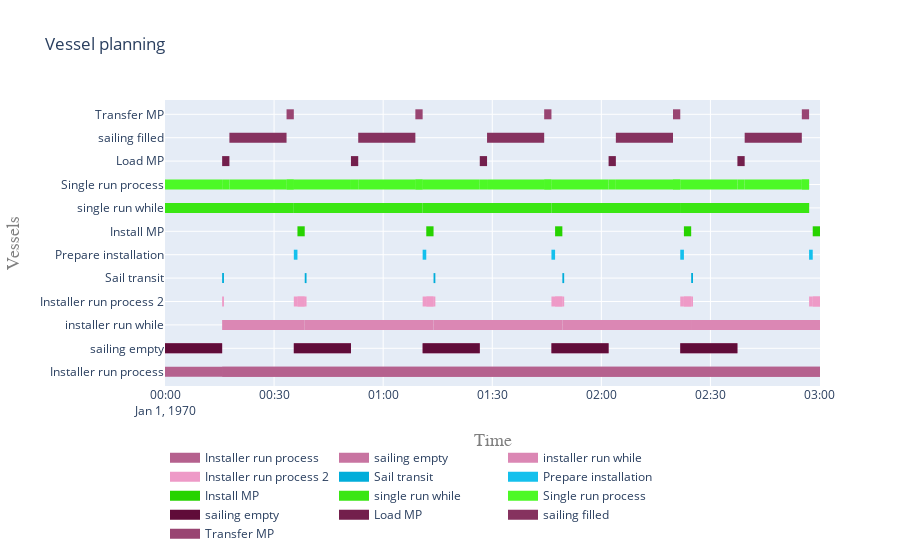

This figure's notebook cell:
### Code cell
plot.vessel_planning([*model.get_subprocesses(installer_proc), *model.get_subprocesses(vessel_proc)])

### Figure 1 — Plotly figure (JSON) as saved in the notebook; plotly's stock layout.template omitted (floating-point values rounded to 4 significant figures)
{"data": [{"connectgaps": false, "hoverinfo": "y+name", "line": {"color": "rgb(181,97,142)", "width": 10}, "mode": "lines", "name": "Installer run process", "type": "scatter", "x": ["1970-01-01T00:00:00", "1970-01-01T00:00:00", "1970-01-01T00:15:42.824591", "1970-01-01T00:15:42.824591", "1970-01-01T00:15:42.824591", "1970-01-01T00:15:42.824591", "1970-01-01T00:15:42.824591", "1970-01-01T03:00:08.245913", "1970-01-01T03:00:08.245913", "1970-01-01T03:00:08.245913", "1970-01-01T00:15:42.824591", "1970-01-01T00:15:42.824591", "1970-01-01T03:00:08.245913", "1970-01-01T03:00:08.245913", "1970-01-01T03:00:08.245913"], "y": ["Installer run process", "Installer run process", "Installer run process", "Installer run process", null, "Installer run process", "Installer run process", "Installer run process", "Installer run process", null, "Installer run process", "Installer run process", "Installer run process", "Installer run process", null]}, {"connectgaps": false, "hoverinfo": "y+name", "line": {"color": "rgb(200,116,161)", "width": 10}, "mode": "lines", "name": "sailing empty", "type": "scatter", "x": ["1970-01-01T00:00:00", "1970-01-01T00:00:00", "1970-01-01T00:15:42.824591", "1970-01-01T00:15:42.824591", "1970-01-01T00:15:42.824591", "1970-01-01T00:00:00", "1970-01-01T00:00:00", "1970-01-01T00:00:00", "1970-01-01T00:00:00", "1970-01-01T00:00:00", "1970-01-01T00:35:25.649183", "1970-01-01T00:35:25.649183", "1970-01-01T00:51:08.473774", "1970-01-01T00:51:08.473774", "1970-01-01T00:51:08.473774", "1970-01-01T01:10:51.298365", "1970-01-01T01:10:51.298365", "1970-01-01T01:26:34.122956", "1970-01-01T01:26:34.122956", "1970-01-01T01:26:34.122956", "1970-01-01T01:46:16.947548", "1970-01-01T01:46:16.947548", "1970-01-01T02:01:59.772139", "1970-01-01T02:01:59.772139", "1970-01-01T02:01:59.772139", "1970-01-01T02:21:42.596730", "1970-01-01T02:21:42.596730", "1970-01-01T02:37:25.421321", "1970-01-01T02:37:25.421321", "1970-01-01T02:37:25.421321"], "y": ["sailing empty", "sailing empty", "sailing empty", "sailing empty", null, "sailing empty", "sailing empty", "sailing empty", "sailing empty", null, "sailing empty", "sailing empty", "sailing empty", "sailing empty", null, "sailing empty", "sailing empty", "sailing empty", "sailing empty", null, "sailing empty", "sailing empty", "sailing empty", "sailing empty", null, "sailing empty", "sailing empty", "sailing empty", "sailing empty", null]}, {"connectgaps": false, "hoverinfo": "y+name", "line": {"color": "rgb(219,135,180)", "width": 10}, "mode": "lines", "name": "installer run while", "type": "scatter", "x": ["1970-01-01T00:15:42.824591", "1970-01-01T00:15:42.824591", "1970-01-01T00:38:25.649183", "1970-01-01T00:38:25.649183", "1970-01-01T00:38:25.649183", "1970-01-01T00:38:25.649183", "1970-01-01T00:38:25.649183", "1970-01-01T01:13:51.298365", "1970-01-01T01:13:51.298365", "1970-01-01T01:13:51.298365", "1970-01-01T01:13:51.298365", "1970-01-01T01:13:51.298365", "1970-01-01T01:49:16.947548", "1970-01-01T01:49:16.947548", "1970-01-01T01:49:16.947548", "1970-01-01T01:49:16.947548", "1970-01-01T01:49:16.947548", "1970-01-01T02:24:42.596730", "1970-01-01T02:24:42.596730", "1970-01-01T02:24:42.596730", "1970-01-01T02:24:42.596730", "1970-01-01T02:24:42.596730", "1970-01-01T03:00:08.245913", "1970-01-01T03:00:08.245913", "1970-01-01T03:00:08.245913", "1970-01-01T02:24:42.596730", "1970-01-01T02:24:42.596730", "1970-01-01T03:00:08.245913", "1970-01-01T03:00:08.245913", "1970-01-01T03:00:08.245913"], "y": ["installer run while", "installer run while", "installer run while", "installer run while", null, "installer run while", "installer run while", "installer run while", "installer run while", null, "installer run while", "installer run while", "installer run while", "installer run while", null, "installer run while", "installer run while", "installer run while", "installer run while", null, "installer run while", "installer run while", "installer run while", "installer run while", null, "installer run while", "installer run while", "installer run while", "installer run while", null]}, {"connectgaps": false, "hoverinfo": "y+name", "line": {"color": "rgb(238,154,199)", "width": 10}, "mode": "lines", "name": "Installer run process 2", "type": "scatter", "x": ["1970-01-01T00:15:42.824591", "1970-01-01T00:15:42.824591", "1970-01-01T00:16:12.824591", "1970-01-01T00:16:12.824591", "1970-01-01T00:16:12.824591", "1970-01-01T00:35:25.649183", "1970-01-01T00:35:25.649183", "1970-01-01T00:36:25.649183", "1970-01-01T00:36:25.649183", "1970-01-01T00:36:25.649183", "1970-01-01T00:36:25.649183", "1970-01-01T00:36:25.649183", "1970-01-01T00:38:25.649183", "1970-01-01T00:38:25.649183", "1970-01-01T00:38:25.649183", "1970-01-01T00:36:25.649183", "1970-01-01T00:36:25.649183", "1970-01-01T00:38:25.649183", "1970-01-01T00:38:25.649183", "1970-01-01T00:38:25.649183", "1970-01-01T00:38:25.649183", "1970-01-01T00:38:25.649183", "1970-01-01T00:38:55.649183", "1970-01-01T00:38:55.649183", "1970-01-01T00:38:55.649183", "1970-01-01T01:10:51.298365", "1970-01-01T01:10:51.298365", "1970-01-01T01:11:51.298365", "1970-01-01T01:11:51.298365", "1970-01-01T01:11:51.298365", "1970-01-01T01:11:51.298365", "1970-01-01T01:11:51.298365", "1970-01-01T01:13:51.298365", "1970-01-01T01:13:51.298365", "1970-01-01T01:13:51.298365", "1970-01-01T01:11:51.298365", "1970-01-01T01:11:51.298365", "1970-01-01T01:13:51.298365", "1970-01-01T01:13:51.298365", "1970-01-01T01:13:51.298365", "1970-01-01T01:13:51.298365", "1970-01-01T01:13:51.298365", "1970-01-01T01:14:21.298365", "1970-01-01T01:14:21.298365", "1970-01-01T01:14:21.298365", "1970-01-01T01:46:16.947548", "1970-01-01T01:46:16.947548", "1970-01-01T01:47:16.947548", "1970-01-01T01:47:16.947548", "1970-01-01T01:47:16.947548", "1970-01-01T01:47:16.947548", "1970-01-01T01:47:16.947548", "1970-01-01T01:49:16.947548", "1970-01-01T01:49:16.947548", "1970-01-01T01:49:16.947548", "1970-01-01T01:47:16.947548", "1970-01-01T01:47:16.947548", "1970-01-01T01:49:16.947548", "1970-01-01T01:49:16.947548", "1970-01-01T01:49:16.947548", "1970-01-01T01:49:16.947548", "1970-01-01T01:49:16.947548", "1970-01-01T01:49:46.947548", "1970-01-01T01:49:46.947548", "1970-01-01T01:49:46.947548", "1970-01-01T02:21:42.596730", "1970-01-01T02:21:42.596730", "1970-01-01T02:22:42.596730", "1970-01-01T02:22:42.596730", "1970-01-01T02:22:42.596730", "1970-01-01T02:22:42.596730", "1970-01-01T02:22:42.596730", "1970-01-01T02:24:42.596730", "1970-01-01T02:24:42.596730", "1970-01-01T02:24:42.596730", "1970-01-01T02:22:42.596730", "1970-01-01T02:22:42.596730", "1970-01-01T02:24:42.596730", "1970-01-01T02:24:42.596730", "1970-01-01T02:24:42.596730", "1970-01-01T02:24:42.596730", "1970-01-01T02:24:42.596730", "1970-01-01T02:25:12.596730", "1970-01-01T02:25:12.596730", "1970-01-01T02:25:12.596730", "1970-01-01T02:57:08.245913", "1970-01-01T02:57:08.245913", "1970-01-01T02:58:08.245913", "1970-01-01T02:58:08.245913", "1970-01-01T02:58:08.245913", "1970-01-01T02:58:08.245913", "1970-01-01T02:58:08.245913", "1970-01-01T03:00:08.245913", "1970-01-01T03:00:08.245913", "1970-01-01T03:00:08.245913", "1970-01-01T02:58:08.245913", "1970-01-01T02:58:08.245913", "1970-01-01T03:00:08.245913", "1970-01-01T03:00:08.245913", "1970-01-01T03:00:08.245913"], "y": ["Installer run process 2", "Installer run process 2", "Installer run process 2", "Installer run process 2", null, "Installer run process 2", "Installer run process 2", "Installer run process 2", "Installer run process 2", null, "Installer run process 2", "Installer run process 2", "Installer run process 2", "Installer run process 2", null, "Installer run process 2", "Installer run process 2", "Installer run process 2", "Installer run process 2", null, "Installer run process 2", "Installer run process 2", "Installer run process 2", "Installer run process 2", null, "Installer run process 2", "Installer run process 2", "Installer run process 2", "Installer run process 2", null, "Installer run process 2", "Installer run process 2", "Installer run process 2", "Installer run process 2", null, "Installer run process 2", "Installer run process 2", "Installer run process 2", "Installer run process 2", null, "Installer run process 2", "Installer run process 2", "Installer run process 2", "Installer run process 2", null, "Installer run process 2", "Installer run process 2", "Installer run process 2", "Installer run process 2", null, "Installer run process 2", "Installer run process 2", "Installer run process 2", "Installer run process 2", null, "Installer run process 2", "Installer run process 2", "Installer run process 2", "Installer run process 2", null, "Installer run process 2", "Installer run process 2", "Installer run process 2", "Installer run process 2", null, "Installer run process 2", "Installer run process 2", "Installer run process 2", "Installer run process 2", null, "Installer run process 2", "Installer run process 2", "Installer run process 2", "Installer run process 2", null, "Installer run process 2", "Installer run process 2", "Installer run process 2", "Installer run process 2", null, "Installer run process 2", "Installer run process 2", "Installer run process 2", "Installer run process 2", null, "Installer run process 2", "Installer run process 2", "Installer run process 2", "Installer run process 2", null, "Installer run process 2", "Installer run process 2", "Installer run process 2", "Installer run process 2", null, "Installer run process 2", "Installer run process 2", "Installer run process 2", "Installer run process 2", null]}, {"connectgaps": false, "hoverinfo": "y+name", "line": {"color": "rgb(1,173,218)", "width": 10}, "mode": "lines", "name": "Sail transit", "type": "scatter", "x": ["1970-01-01T00:15:42.824591", "1970-01-01T00:15:42.824591", "1970-01-01T00:16:12.824591", "1970-01-01T00:16:12.824591", "1970-01-01T00:16:12.824591", "1970-01-01T00:38:25.649183", "1970-01-01T00:38:25.649183", "1970-01-01T00:38:55.649183", "1970-01-01T00:38:55.649183", "1970-01-01T00:38:55.649183", "1970-01-01T01:13:51.298365", "1970-01-01T01:13:51.298365", "1970-01-01T01:14:21.298365", "1970-01-01T01:14:21.298365", "1970-01-01T01:14:21.298365", "1970-01-01T01:49:16.947548", "1970-01-01T01:49:16.947548", "1970-01-01T01:49:46.947548", "1970-01-01T01:49:46.947548", "1970-01-01T01:49:46.947548", "1970-01-01T02:24:42.596730", "1970-01-01T02:24:42.596730", "1970-01-01T02:25:12.596730", "1970-01-01T02:25:12.596730", "1970-01-01T02:25:12.596730"], "y": ["Sail transit", "Sail transit", "Sail transit", "Sail transit", null, "Sail transit", "Sail transit", "Sail transit", "Sail transit", null, "Sail transit", "Sail transit", "Sail transit", "Sail transit", null, "Sail transit", "Sail transit", "Sail transit", "Sail transit", null, "Sail transit", "Sail transit", "Sail transit", "Sail transit", null]}, {"connectgaps": false, "hoverinfo": "y+name", "line": {"color": "rgb(20,192,237)", "width": 10}, "mode": "lines", "name": "Prepare installation", "type": "scatter", "x": ["1970-01-01T00:35:25.649183", "1970-01-01T00:35:25.649183", "1970-01-01T00:36:25.649183", "1970-01-01T00:36:25.649183", "1970-01-01T00:36:25.649183", "1970-01-01T01:10:51.298365", "1970-01-01T01:10:51.298365", "1970-01-01T01:11:51.298365", "1970-01-01T01:11:51.298365", "1970-01-01T01:11:51.298365", "1970-01-01T01:46:16.947548", "1970-01-01T01:46:16.947548", "1970-01-01T01:47:16.947548", "1970-01-01T01:47:16.947548", "1970-01-01T01:47:16.947548", "1970-01-01T02:21:42.596730", "1970-01-01T02:21:42.596730", "1970-01-01T02:22:42.596730", "1970-01-01T02:22:42.596730", "1970-01-01T02:22:42.596730", "1970-01-01T02:57:08.245913", "1970-01-01T02:57:08.245913", "1970-01-01T02:58:08.245913", "1970-01-01T02:58:08.245913", "1970-01-01T02:58:08.245913"], "y": ["Prepare installation", "Prepare installation", "Prepare installation", "Prepare installation", null, "Prepare installation", "Prepare installation", "Prepare installation", "Prepare installation", null, "Prepare installation", "Prepare installation", "Prepare installation", "Prepare installation", null, "Prepare installation", "Prepare installation", "Prepare installation", "Prepare installation", null, "Prepare installation", "Prepare installation", "Prepare installation", "Prepare installation", null]}, {"connectgaps": false, "hoverinfo": "y+name", "line": {"color": "rgb(39,211,0)", "width": 10}, "mode": "lines", "name": "Install MP", "type": "scatter", "x": ["1970-01-01T00:36:25.649183", "1970-01-01T00:36:25.649183", "1970-01-01T00:38:25.649183", "1970-01-01T00:38:25.649183", "1970-01-01T00:38:25.649183", "1970-01-01T01:11:51.298365", "1970-01-01T01:11:51.298365", "1970-01-01T01:13:51.298365", "1970-01-01T01:13:51.298365", "1970-01-01T01:13:51.298365", "1970-01-01T01:47:16.947548", "1970-01-01T01:47:16.947548", "1970-01-01T01:49:16.947548", "1970-01-01T01:49:16.947548", "1970-01-01T01:49:16.947548", "1970-01-01T02:22:42.596730", "1970-01-01T02:22:42.596730", "1970-01-01T02:24:42.596730", "1970-01-01T02:24:42.596730", "1970-01-01T02:24:42.596730", "1970-01-01T02:58:08.245913", "1970-01-01T02:58:08.245913", "1970-01-01T03:00:08.245913", "1970-01-01T03:00:08.245913", "1970-01-01T03:00:08.245913"], "y": ["Install MP", "Install MP", "Install MP", "Install MP", null, "Install MP", "Install MP", "Install MP", "Install MP", null, "Install MP", "Install MP", "Install MP", "Install MP", null, "Install MP", "Install MP", "Install MP", "Install MP", null, "Install MP", "Install MP", "Install MP", "Install MP", null]}, {"connectgaps": false, "hoverinfo": "y+name", "line": {"color": "rgb(58,230,19)", "width": 10}, "mode": "lines", "name": "single run while", "type": "scatter", "x": ["1970-01-01T00:00:00", "1970-01-01T00:00:00", "1970-01-01T00:35:25.649183", "1970-01-01T00:35:25.649183", "1970-01-01T00:35:25.649183", "1970-01-01T00:35:25.649183", "1970-01-01T00:35:25.649183", "1970-01-01T01:10:51.298365", "1970-01-01T01:10:51.298365", "1970-01-01T01:10:51.298365", "1970-01-01T01:10:51.298365", "1970-01-01T01:10:51.298365", "1970-01-01T01:46:16.947548", "1970-01-01T01:46:16.947548", "1970-01-01T01:46:16.947548", "1970-01-01T01:46:16.947548", "1970-01-01T01:46:16.947548", "1970-01-01T02:21:42.596730", "1970-01-01T02:21:42.596730", "1970-01-01T02:21:42.596730", "1970-01-01T02:21:42.596730", "1970-01-01T02:21:42.596730", "1970-01-01T02:57:08.245913", "1970-01-01T02:57:08.245913", "1970-01-01T02:57:08.245913", "1970-01-01T02:21:42.596730", "1970-01-01T02:21:42.596730", "1970-01-01T02:57:08.245913", "1970-01-01T02:57:08.245913", "1970-01-01T02:57:08.245913"], "y": ["single run while", "single run while", "single run while", "single run while", null, "single run while", "single run while", "single run while", "single run while", null, "single run while", "single run while", "single run while", "single run while", null, "single run while", "single run while", "single run while", "single run while", null, "single run while", "single run while", "single run while", "single run while", null, "single run while", "single run while", "single run while", "single run while", null]}, {"connectgaps": false, "hoverinfo": "y+name", "line": {"color": "rgb(77,249,38)", "width": 10}, "mode": "lines", "name": "Single run process", "type": "scatter", "x": ["1970-01-01T00:00:00", "1970-01-01T00:00:00", "1970-01-01T00:15:42.824591", "1970-01-01T00:15:42.824591", "1970-01-01T00:15:42.824591", "1970-01-01T00:15:42.824591", "1970-01-01T00:15:42.824591", "1970-01-01T00:17:42.824591", "1970-01-01T00:17:42.824591", "1970-01-01T00:17:42.824591", "1970-01-01T00:17:42.824591", "1970-01-01T00:17:42.824591", "1970-01-01T00:33:25.649183", "1970-01-01T00:33:25.649183", "1970-01-01T00:33:25.649183", "1970-01-01T00:33:25.649183", "1970-01-01T00:33:25.649183", "1970-01-01T00:35:25.649183", "1970-01-01T00:35:25.649183", "1970-01-01T00:35:25.649183", "1970-01-01T00:33:25.649183", "1970-01-01T00:33:25.649183", "1970-01-01T00:35:25.649183", "1970-01-01T00:35:25.649183", "1970-01-01T00:35:25.649183", "1970-01-01T00:35:25.649183", "1970-01-01T00:35:25.649183", "1970-01-01T00:51:08.473774", "1970-01-01T00:51:08.473774", "1970-01-01T00:51:08.473774", "1970-01-01T00:51:08.473774", "1970-01-01T00:51:08.473774", "1970-01-01T00:53:08.473774", "1970-01-01T00:53:08.473774", "1970-01-01T00:53:08.473774", "1970-01-01T00:53:08.473774", "1970-01-01T00:53:08.473774", "1970-01-01T01:08:51.298365", "1970-01-01T01:08:51.298365", "1970-01-01T01:08:51.298365", "1970-01-01T01:08:51.298365", "1970-01-01T01:08:51.298365", "1970-01-01T01:10:51.298365", "1970-01-01T01:10:51.298365", "1970-01-01T01:10:51.298365", "1970-01-01T01:08:51.298365", "1970-01-01T01:08:51.298365", "1970-01-01T01:10:51.298365", "1970-01-01T01:10:51.298365", "1970-01-01T01:10:51.298365", "1970-01-01T01:10:51.298365", "1970-01-01T01:10:51.298365", "1970-01-01T01:26:34.122956", "1970-01-01T01:26:34.122956", "1970-01-01T01:26:34.122956", "1970-01-01T01:26:34.122956", "1970-01-01T01:26:34.122956", "1970-01-01T01:28:34.122956", "1970-01-01T01:28:34.122956", "1970-01-01T01:28:34.122956", "1970-01-01T01:28:34.122956", "1970-01-01T01:28:34.122956", "1970-01-01T01:44:16.947548", "1970-01-01T01:44:16.947548", "1970-01-01T01:44:16.947548", "1970-01-01T01:44:16.947548", "1970-01-01T01:44:16.947548", "1970-01-01T01:46:16.947548", "1970-01-01T01:46:16.947548", "1970-01-01T01:46:16.947548", "1970-01-01T01:44:16.947548", "1970-01-01T01:44:16.947548", "1970-01-01T01:46:16.947548", "1970-01-01T01:46:16.947548", "1970-01-01T01:46:16.947548", "1970-01-01T01:46:16.947548", "1970-01-01T01:46:16.947548", "1970-01-01T02:01:59.772139", "1970-01-01T02:01:59.772139", "1970-01-01T02:01:59.772139", "1970-01-01T02:01:59.772139", "1970-01-01T02:01:59.772139", "1970-01-01T02:03:59.772139", "1970-01-01T02:03:59.772139", "1970-01-01T02:03:59.772139", "1970-01-01T02:03:59.772139", "1970-01-01T02:03:59.772139", "1970-01-01T02:19:42.596730", "1970-01-01T02:19:42.596730", "1970-01-01T02:19:42.596730", "1970-01-01T02:19:42.596730", "1970-01-01T02:19:42.596730", "1970-01-01T02:21:42.596730", "1970-01-01T02:21:42.596730", "1970-01-01T02:21:42.596730", "1970-01-01T02:19:42.596730", "1970-01-01T02:19:42.596730", "1970-01-01T02:21:42.596730", "1970-01-01T02:21:42.596730", "1970-01-01T02:21:42.596730", "1970-01-01T02:21:42.596730", "1970-01-01T02:21:42.596730", "1970-01-01T02:37:25.421321", "1970-01-01T02:37:25.421321", "1970-01-01T02:37:25.421321", "1970-01-01T02:37:25.421321", "1970-01-01T02:37:25.421321", "1970-01-01T02:39:25.421321", "1970-01-01T02:39:25.421321", "1970-01-01T02:39:25.421321", "1970-01-01T02:39:25.421321", "1970-01-01T02:39:25.421321", "1970-01-01T02:55:08.245913", "1970-01-01T02:55:08.245913", "1970-01-01T02:55:08.245913", "1970-01-01T02:55:08.245913", "1970-01-01T02:55:08.245913", "1970-01-01T02:57:08.245913", "1970-01-01T02:57:08.245913", "1970-01-01T02:57:08.245913", "1970-01-01T02:55:08.245913", "1970-01-01T02:55:08.245913", "1970-01-01T02:57:08.245913", "1970-01-01T02:57:08.245913", "1970-01-01T02:57:08.245913"], "y": ["Single run process", "Single run process", "Single run process", "Single run process", null, "Single run process", "Single run process", "Single run process", "Single run process", null, "Single run process", "Single run process", "Single run process", "Single run process", null, "Single run process", "Single run process", "Single run process", "Single run process", null, "Single run process", "Single run process", "Single run process", "Single run process", null, "Single run process", "Single run process", "Single run process", "Single run process", null, "Single run process", "Single run process", "Single run process", "Single run process", null, "Single run process", "Single run process", "Single run process", "Single run process", null, "Single run process", "Single run process", "Single run process", "Single run process", null, "Single run process", "Single run process", "Single run process", "Single run process", null, "Single run process", "Single run process", "Single run process", "Single run process", null, "Single run process", "Single run process", "Single run process", "Single run process", null, "Single run process", "Single run process", "Single run process", "Single run process", null, "Single run process", "Single run process", "Single run process", "Single run process", null, "Single run process", "Single run process", "Single run process", "Single run process", null, "Single run process", "Single run process", "Single run process", "Single run process", null, "Single run process", "Single run process", "Single run process", "Single run process", null, "Single run process", "Single run process", "Single run process", "Single run process", null, "Single run process", "Single run process", "Single run process", "Single run process", null, "Single run process", "Single run process", "Single run process", "Single run process", null, "Single run process", "Single run process", "Single run process", "Single run process", null, "Single run process", "Single run process", "Single run process", "Single run process", null, "Single run process", "Single run process", "Single run process", "Single run process", null, "Single run process", "Single run process", "Single run process", "Single run process", null, "Single run process", "Single run process", "Single run process", "Single run process", null]}, {"connectgaps": false, "hoverinfo": "y+name", "line": {"color": "rgb(96,12,57)", "width": 10}, "mode": "lines", "name": "sailing empty", "type": "scatter", "x": ["1970-01-01T00:00:00", "1970-01-01T00:00:00", "1970-01-01T00:15:42.824591", "1970-01-01T00:15:42.824591", "1970-01-01T00:15:42.824591", "1970-01-01T00:00:00", "1970-01-01T00:00:00", "1970-01-01T00:00:00", "1970-01-01T00:00:00", "1970-01-01T00:00:00", "1970-01-01T00:35:25.649183", "1970-01-01T00:35:25.649183", "1970-01-01T00:51:08.473774", "1970-01-01T00:51:08.473774", "1970-01-01T00:51:08.473774", "1970-01-01T01:10:51.298365", "1970-01-01T01:10:51.298365", "1970-01-01T01:26:34.122956", "1970-01-01T01:26:34.122956", "1970-01-01T01:26:34.122956", "1970-01-01T01:46:16.947548", "1970-01-01T01:46:16.947548", "1970-01-01T02:01:59.772139", "1970-01-01T02:01:59.772139", "1970-01-01T02:01:59.772139", "1970-01-01T02:21:42.596730", "1970-01-01T02:21:42.596730", "1970-01-01T02:37:25.421321", "1970-01-01T02:37:25.421321", "1970-01-01T02:37:25.421321"], "y": ["sailing empty", "sailing empty", "sailing empty", "sailing empty", null, "sailing empty", "sailing empty", "sailing empty", "sailing empty", null, "sailing empty", "sailing empty", "sailing empty", "sailing empty", null, "sailing empty", "sailing empty", "sailing empty", "sailing empty", null, "sailing empty", "sailing empty", "sailing empty", "sailing empty", null, "sailing empty", "sailing empty", "sailing empty", "sailing empty", null]}, {"connectgaps": false, "hoverinfo": "y+name", "line": {"color": "rgb(115,31,76)", "width": 10}, "mode": "lines", "name": "Load MP", "type": "scatter", "x": ["1970-01-01T00:15:42.824591", "1970-01-01T00:15:42.824591", "1970-01-01T00:17:42.824591", "1970-01-01T00:17:42.824591", "1970-01-01T00:17:42.824591", "1970-01-01T00:51:08.473774", "1970-01-01T00:51:08.473774", "1970-01-01T00:53:08.473774", "1970-01-01T00:53:08.473774", "1970-01-01T00:53:08.473774", "1970-01-01T01:26:34.122956", "1970-01-01T01:26:34.122956", "1970-01-01T01:28:34.122956", "1970-01-01T01:28:34.122956", "1970-01-01T01:28:34.122956", "1970-01-01T02:01:59.772139", "1970-01-01T02:01:59.772139", "1970-01-01T02:03:59.772139", "1970-01-01T02:03:59.772139", "1970-01-01T02:03:59.772139", "1970-01-01T02:37:25.421321", "1970-01-01T02:37:25.421321", "1970-01-01T02:39:25.421321", "1970-01-01T02:39:25.421321", "1970-01-01T02:39:25.421321"], "y": ["Load MP", "Load MP", "Load MP", "Load MP", null, "Load MP", "Load MP", "Load MP", "Load MP", null, "Load MP", "Load MP", "Load MP", "Load MP", null, "Load MP", "Load MP", "Load MP", "Load MP", null, "Load MP", "Load MP", "Load MP", "Load MP", null]}, {"connectgaps": false, "hoverinfo": "y+name", "line": {"color": "rgb(134,50,95)", "width": 10}, "mode": "lines", "name": "sailing filled", "type": "scatter", "x": ["1970-01-01T00:17:42.824591", "1970-01-01T00:17:42.824591", "1970-01-01T00:33:25.649183", "1970-01-01T00:33:25.649183", "1970-01-01T00:33:25.649183", "1970-01-01T00:53:08.473774", "1970-01-01T00:53:08.473774", "1970-01-01T01:08:51.298365", "1970-01-01T01:08:51.298365", "1970-01-01T01:08:51.298365", "1970-01-01T01:28:34.122956", "1970-01-01T01:28:34.122956", "1970-01-01T01:44:16.947548", "1970-01-01T01:44:16.947548", "1970-01-01T01:44:16.947548", "1970-01-01T02:03:59.772139", "1970-01-01T02:03:59.772139", "1970-01-01T02:19:42.596730", "1970-01-01T02:19:42.596730", "1970-01-01T02:19:42.596730", "1970-01-01T02:39:25.421321", "1970-01-01T02:39:25.421321", "1970-01-01T02:55:08.245913", "1970-01-01T02:55:08.245913", "1970-01-01T02:55:08.245913"], "y": ["sailing filled", "sailing filled", "sailing filled", "sailing filled", null, "sailing filled", "sailing filled", "sailing filled", "sailing filled", null, "sailing filled", "sailing filled", "sailing filled", "sailing filled", null, "sailing filled", "sailing filled", "sailing filled", "sailing filled", null, "sailing filled", "sailing filled", "sailing filled", "sailing filled", null]}, {"connectgaps": false, "hoverinfo": "y+name", "line": {"color": "rgb(153,69,114)", "width": 10}, "mode": "lines", "name": "Transfer MP", "type": "scatter", "x": ["1970-01-01T00:33:25.649183", "1970-01-01T00:33:25.649183", "1970-01-01T00:35:25.649183", "1970-01-01T00:35:25.649183", "1970-01-01T00:35:25.649183", "1970-01-01T01:08:51.298365", "1970-01-01T01:08:51.298365", "1970-01-01T01:10:51.298365", "1970-01-01T01:10:51.298365", "1970-01-01T01:10:51.298365", "1970-01-01T01:44:16.947548", "1970-01-01T01:44:16.947548", "1970-01-01T01:46:16.947548", "1970-01-01T01:46:16.947548", "1970-01-01T01:46:16.947548", "1970-01-01T02:19:42.596730", "1970-01-01T02:19:42.596730", "1970-01-01T02:21:42.596730", "1970-01-01T02:21:42.596730", "1970-01-01T02:21:42.596730", "1970-01-01T02:55:08.245913", "1970-01-01T02:55:08.245913", "1970-01-01T02:57:08.245913", "1970-01-01T02:57:08.245913", "1970-01-01T02:57:08.245913"], "y": ["Transfer MP", "Transfer MP", "Transfer MP", "Transfer MP", null, "Transfer MP", "Transfer MP", "Transfer MP", "Transfer MP", null, "Transfer MP", "Transfer MP", "Transfer MP", "Transfer MP", null, "Transfer MP", "Transfer MP", "Transfer MP", "Transfer MP", null, "Transfer MP", "Transfer MP", "Transfer MP", "Transfer MP", null]}], "layout": {"hovermode": "closest", "legend": {"orientation": "h", "x": 0, "y": -0.2}, "title": {"text": "Vessel planning"}, "xaxis": {"range": ["1970-01-01T00:00:00", "1970-01-01T03:00:08.245913"], "title": {"font": {"color": "#7f7f7f", "family": "Courier New, monospace", "size": 18}, "text": "Time"}}, "yaxis": {"title": {"font": {"color": "#7f7f7f", "family": "Courier New, monospace", "size": 18}, "text": "Vessels"}}}}
